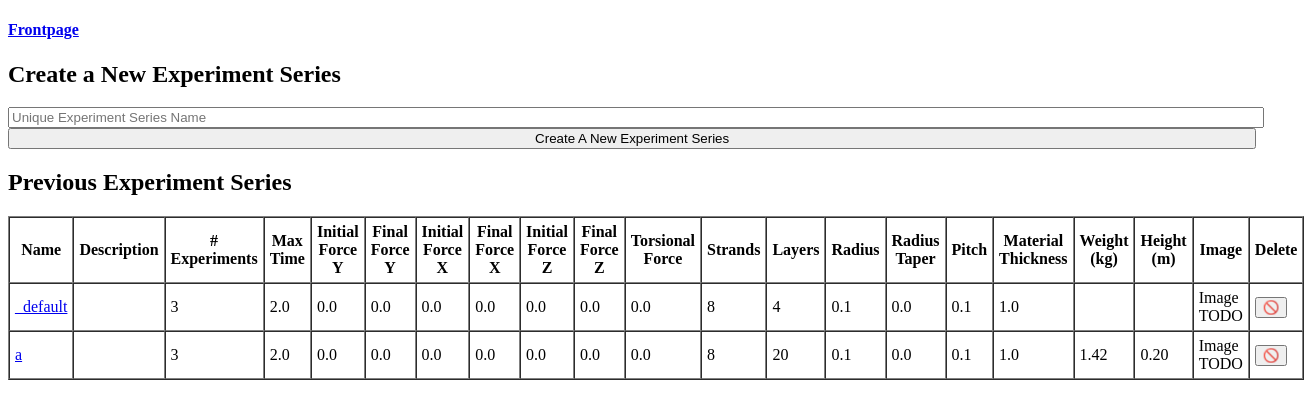
Before: / with the older database file.
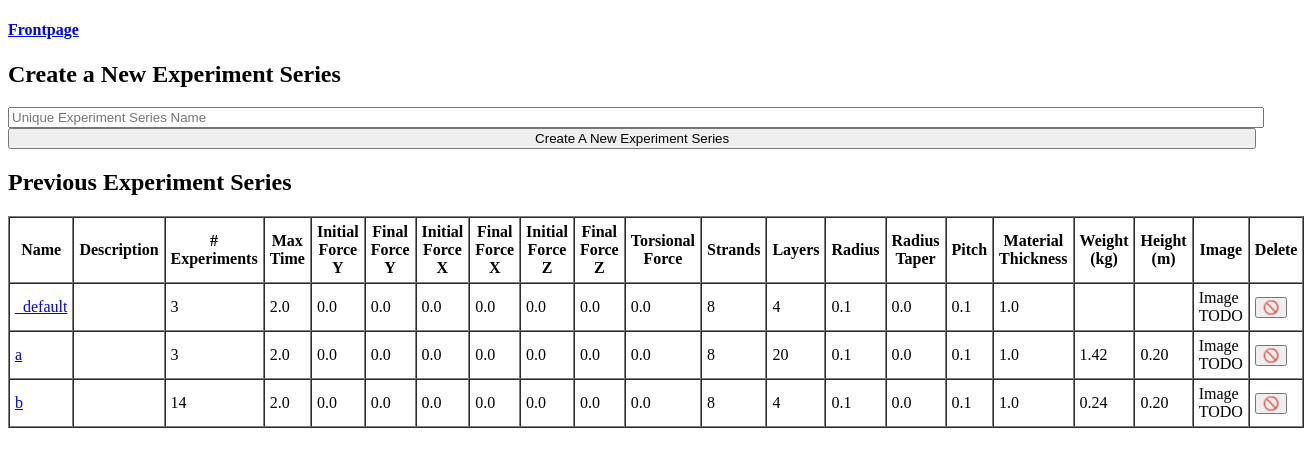
After: the same page with the newer database file.
### database/models/experiment_series.py (models this page shows, shortened)
class ExperimentSeries(Base):
	__tablename__ = 'experiment_series'
	experiment_series_name = Column(String, primary_key=True, unique=True, nullable=False)
	description = Column(String, default='')
	num_experiments = Column(Integer, default=50)
	max_simulation_time = Column(Float, default=10.0)
	bounding_box_volume_threshold = Column(Float, default=1.8)
	beam_strain_threshold = Column(Float, default=0.08)
	node_velocity_threshold = Column(Float, default=3.0)
	initial_force_applied_in_y_direction = Column(Float, default=0.0)
	final_force_in_y_direction = Column(Float, default=0.0)
	initial_force_applied_in_x_direction = Column(Float, default=0.0)
	final_force_in_x_direction = Column(Float, default=0.0)
	initial_force_applied_in_z_direction = Column(Float, default=0.0)
	final_force_in_z_direction = Column(Float, default=0.0)
	torsional_force = Column(Float, default=0.0)
	num_strands = Column(Integer, default=8)
	num_layers = Column(Integer, default=4)
	radius = Column(Float, default=0.1)
	pitch = Column(Float, default=0.1)  # The distance between two consecutive strands in the same layer
	radius_taper = Column(Float, default=0.0)  # Conicity (how much it narrows towards the top)
	material_thickness = Column(Float, default=1.0)
	material_youngs_modulus = Column(Float, default=1.72e10)  # Glass-reinforced polyester (GRP) https://en.wikipedia.org/wiki/Young%27s_modulus
	weight_kg = Column(Float, default=None)
	height_m = Column(Float, default=None)
	is_experiments_outdated = Column(Boolean, default=False) # Used to know that the values in this table have been changed without rerunning the experiments

### experiments_server/server.py (the view)
@app.route("/")
def index_page():
    experiment_series = select_all_experiment_series(g.db)
    return render_template(
        "frontpage/frontpage.html",
        experiment_series=experiment_series
    )

### database/experiment_series_queries.py (called while the page is built)
def select_all_experiment_series(session):
	experiment_series = session.query(ExperimentSeries).order_by(ExperimentSeries.experiment_series_name).all()
	return experiment_series

### experiments_server/server.py (called while the page is built)
@app.before_request
def create_session():
	g.db = SessionLocal()

@app.teardown_appcontext
def teardown_session(exception=None):
	db = g.pop('db', None)
	if db is not None:
		db.close()

### experiments_server/templates/frontpage/frontpage.html (shortened to what this page needs)
{% extends "layout.html" %}
{% block body %}
<h2>Create a New Experiment Series</h2>
<form action="/api/experiment_series" method="POST">
    <input id="new-experiment-input" type="text" placeholder="Unique Experiment Series Name" name="experiment_series_name" required>
    <button id="new-experiment-button">Create A New Experiment Series</button>
</form>
<h2>Previous Experiment Series</h2>
<table border="1" cellpadding="5" cellspacing="0">
    <thead>
        <tr>
            <th>Name</th>
            <th>Description</th>
            <th># Experiments</th>
            <th>Max Time</th>
            <th>Initial Force Y</th>
            <th>Final Force Y</th>
            <th>Initial Force X</th>
            <th>Final Force X</th>
            <th>Initial Force Z</th>
            <th>Final Force Z</th>
            <th>Torsional Force</th>
            <th>Strands</th>
            <th>Layers</th>
            <th>Radius</th>
            <th title="Conicity (how much it narrows towards the top)">Radius Taper</th>
            <th title="Smaller pitch → tighter twist; larger pitch → looser, more vertical strands">Pitch</th>
            <th>Material Thickness</th>
            <th>Weight (kg)</th>
            <th>Height (m)</th>
            <th>Image</th>
            <th>Delete</th>
        </tr>
    </thead>
    <tbody>
    {% for series in experiment_series %}
        <tr>
            <td><a href="/experiments/{{ series.experiment_series_name }}">{{ series.experiment_series_name }}</a></td>
            <td>{{ series.description }}</td>
            <td>{{ series.num_experiments }}</td>
            <td>{{ series.max_simulation_time }}</td>
            <td>{{ series.initial_force_applied_in_y_direction }}</td>
            <td>{{ series.final_force_in_y_direction }}</td>
            <td>{{ series.initial_force_applied_in_x_direction }}</td>
            <td>{{ series.final_force_in_x_direction }}</td>
            <td>{{ series.initial_force_applied_in_z_direction }}</td>
            <td>{{ series.final_force_in_z_direction }}</td>
            <td>{{ series.torsional_force }}</td>
            <td>{{ series.num_strands }}</td>
            <td>{{ series.num_layers }}</td>
            <td>{{ series.radius }}</td>
            <td>{{ series.radius_taper }}</td>
            <td>{{ series.pitch }}</td>
            <td>{{ series.material_thickness }}</td>
            <td>{{ "%.2f"|format(series.weight_kg) if series.weight_kg is not none else "" }}</td>
            <td>{{ "%.2f"|format(series.height_m) if series.height_m is not none else "" }}</td>
            <td>Image TODO</td>
            <td>
                <form action="/api/experiment_series/delete/{{ series.experiment_series_name }}" method="POST" onsubmit="return confirm('Are you sure you want to delete this experiment series?');">
                    <button type="submit">🚫</button>
                </form>
            </td>
        </tr>
    {% endfor %}
    </tbody>
</table>
{% endblock %}

### experiments_server/templates/layout.html (shortened to what this page needs)
<!DOCTYPE html>
<html>
<head>
  <link rel="stylesheet" href="https://cdn.jsdelivr.net/npm/water.css@2/out/water.css">
  <link rel="stylesheet" type="text/css" href="{{ url_for('static', filename='style.css') }}">
</head>
<body>
  <nav>
    <h4><a id="nav-logo" href="/">Frontpage</a></h4>
  </nav>
  <div class="body">
  	{% block body %}{% endblock %}
  </div>
</body>
</html>

### experiments_server/static/style.css (style rules this page uses)
body { max-width: 95vw; }
#new-experiment-input, #new-experiment-button { width: 100%; }

Changed rows visible on the page:
added ExperimentSeries: experiment_series_name "b", num_experiments "14", max_simulation_time "2.0", initial_force_applied_in_y_direction "0.0", final_force_in_y_direction "0.0", initial_force_applied_in_x_direction "0.0", final_force_in_x_direction "0.0", initial_force_applied_in_z_direction "0.0", final_force_in_z_direction "0.0", torsional_force "0.0", num_strands "8", num_layers "4", radius "0.1", radius_taper "0.0", pitch "0.1", material_thickness "1.0", weight_kg "0.24", height_m "0.20"
